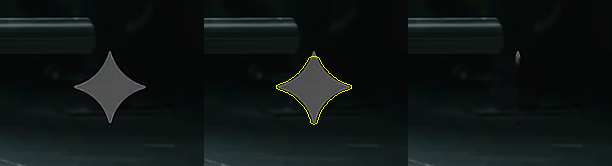
#> input picture Project/hero_video_comparison.png, 612 x 166 px
$ python -i clean_hero_video.py   (imports and definitions only)   (older library calls are emulated)
#> lines starting #> are read from the running program, lines starting #| are printed output that depends on the picture; after the words box and inside, x2 and y2 are one past the last pixel; in counts of white or black regions, pixels touching at a corner belong together
### watermark_engine.py
#!/usr/bin/env python3
"""
Universal Watermark Remover Engine ("OmniMark Engine")
=====================================================
Removes any watermark from videos and images:
- Any position: corners, center, tickers, timestamps, subtitles, diagonal patterns.
- Any format: MP4, WebM, MOV, AVI, MKV, PNG, JPG, WEBP.
- Flexible masks: Auto-detection, rectangular bounding boxes, multi-region boxes, or freehand brush masks.
- Multiple inpainting methods: OpenCV TELEA, Navier-Stokes, or smart contrast-aware masking.
- Lossless audio preservation using ffmpeg remuxing.
"""

from __future__ import annotations

import argparse
import datetime as dt
import os
import shutil
import subprocess
import sys
import tempfile
import uuid
from typing import Callable, List, Optional, Tuple, Union

import cv2
import numpy as np
from PIL import Image

IMAGE_EXTENSIONS = {".png", ".jpg", ".jpeg", ".webp", ".bmp", ".tiff"}
VIDEO_EXTENSIONS = {".mp4", ".mov", ".avi", ".mkv", ".webm", ".m4v", ".flv", ".wmv"}

PRESETS = {
    "bottom_right": lambda w, h: (int(w * 0.78), int(h * 0.88), int(w * 0.20), int(h * 0.10)),
    "bottom_left": lambda w, h: (int(w * 0.02), int(h * 0.88), int(w * 0.20), int(h * 0.10)),
    "top_right": lambda w, h: (int(w * 0.78), int(h * 0.02), int(w * 0.20), int(h * 0.10)),
    "top_left": lambda w, h: (int(w * 0.02), int(h * 0.02), int(w * 0.20), int(h * 0.10)),
    "seedance": lambda w, h: (int(w * 0.75), int(h * 0.90), int(w * 0.23), int(h * 0.08)),
    "gemini": lambda w, h: (int(w * 0.86), int(h * 0.76), int(w * 0.12), int(h * 0.20)),
    "tiktok": lambda w, h: (int(w * 0.75), int(h * 0.03), int(w * 0.22), int(h * 0.08)),
    "bottom_center": lambda w, h: (int(w * 0.20), int(h * 0.90), int(w * 0.60), int(h * 0.08)),
    "center": lambda w, h: (int(w * 0.25), int(h * 0.40), int(w * 0.50), int(h * 0.20)),
}


def _sparkle_template(size: int = 64) -> np.ndarray:
    """Return a filled 4-point sparkle template for AI logo/Gemini watermark detection."""
#> called with size = 64
    edge = size - 1
    points = np.array(
        [
            (0.50 * edge, 0.00 * edge),
            (0.62 * edge, 0.36 * edge),
            (1.00 * edge, 0.50 * edge),
            (0.62 * edge, 0.64 * edge),
            (0.50 * edge, 1.00 * edge),
            (0.38 * edge, 0.64 * edge),
            (0.00 * edge, 0.50 * edge),
            (0.38 * edge, 0.36 * edge),
        ],
        dtype=np.int32,
    )
    template = np.zeros((size, size), dtype=np.uint8)
    cv2.fillPoly(template, [points], 255)
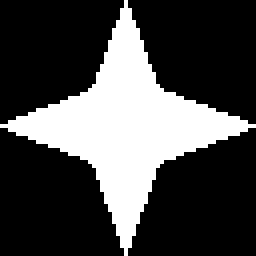
#> template: shape (64, 64) (shown 4 times larger); 28.5% white; 1 white region, box (x1, y1, x2, y2) and area: (0, 0, 64, 64) 1167
    return template


SPARKLE_TEMPLATE = _sparkle_template(64)


# [11 lines left out: function find_ffmpeg, not called in this run]


def is_image_file(path: str) -> bool:
    ext = os.path.splitext(path)[1].lower()
    return ext in IMAGE_EXTENSIONS


def is_video_file(path: str) -> bool:
    ext = os.path.splitext(path)[1].lower()
    return ext in VIDEO_EXTENSIONS


# [539 lines left out: functions build_default_output_path, sample_video_frames, auto_detect_temporal_watermark, auto_detect_gemini_sparkle, extract_anti_reflection_mask, refine_mask_contrast and 5 more, not called in this run]

### clean_hero_video.py
#!/usr/bin/env python3
"""
Clean Hero Video - Dedicated Execution Script (High Quality, Anti-Reflection)
=============================================================================
Removes the 4-point Gemini AI sparkle watermark from Project/hero_video.mp4
using a precision contour mask that isolates ONLY the logo pixels, completely
eliminating any reflection or color-bleed from the barbell bar.
"""

import os
import sys
import time
import cv2
import numpy as np

import watermark_engine

INPUT_PATH = os.path.join(os.path.dirname(os.path.abspath(__file__)), "Project", "hero_video.mp4")
OUTPUT_PATH = os.path.join(os.path.dirname(os.path.abspath(__file__)), "Project", "hero_video_clean.mp4")
BEFORE_AFTER_PATH = os.path.join(os.path.dirname(os.path.abspath(__file__)), "Project", "hero_video_comparison.png")


def create_tight_sparkle_mask(frame: np.ndarray, search_box=(1670, 853, 124, 86)) -> np.ndarray:
    """
    Creates a pixel-perfect mask of ONLY the sparkle logo,
    capturing all 4 tips completely while excluding the barbell bar and dark background.
    """
    h, w = frame.shape[:2]
    mask = np.zeros((h, w), dtype=np.uint8)

    bx, by, bw, bh = search_box
    roi = frame[by : by + bh, bx : bx + bw]
    gray_roi = cv2.cvtColor(roi, cv2.COLOR_BGR2GRAY)

    # Threshold for bright strokes
    _, binary = cv2.threshold(gray_roi, 50, 255, cv2.THRESH_BINARY)

    # Find external contours
    contours, _ = cv2.findContours(binary, cv2.RETR_EXTERNAL, cv2.CHAIN_APPROX_SIMPLE)

    candidate_sparkles = []
    for cnt in contours:
        area = cv2.contourArea(cnt)
        if area < 50:
            continue
        cx, cy, cw, ch = cv2.boundingRect(cnt)
        aspect = cw / float(ch) if ch > 0 else 0
        centroid_y = cy + ch / 2.0

        # Sparkle has aspect ratio ~ 1.0 (symmetric 4-pointed star) and centroid below the bar
        if 0.6 <= aspect <= 1.5 and centroid_y > (bh * 0.20):
            candidate_sparkles.append((area, cnt))

    if candidate_sparkles:
        candidate_sparkles.sort(key=lambda x: x[0], reverse=True)
        sparkle_cnt = candidate_sparkles[0][1]

        sparkle_roi_mask = np.zeros_like(binary)
        cv2.drawContours(sparkle_roi_mask, [sparkle_cnt], -1, 255, thickness=cv2.FILLED)

        # Dilate 3 pixels to fully cover the sharp tips and anti-aliased edge boundaries
        kernel = cv2.getStructuringElement(cv2.MORPH_ELLIPSE, (5, 5))
        sparkle_roi_mask = cv2.dilate(sparkle_roi_mask, kernel, iterations=1)

        mask[by : by + bh, bx : bx + bw] = sparkle_roi_mask
    else:
        # Fallback to diamond
        cx, cy = bx + bw // 2, by + int(bh * 0.62)
        radius = int(min(bw, bh) * 0.32)
        cv2.circle(mask, (cx, cy), radius, 255, -1)

    return mask


# [93 lines left out: function main, not called in this run]


# [2 lines not run here, left out]

>>> import cv2
>>> picture = cv2.imread('Project/hero_video_comparison.png', cv2.IMREAD_GRAYSCALE)
#> picture: shape (166, 612); min 0, max 225, mean 19.7
>>> result = create_tight_sparkle_mask(picture)
#> in create_tight_sparkle_mask, `roi = frame[by : by + bh, bx : bx + bw]`: roi = empty array
#> (the run stopped early here; a loop or call above may not have finished)
